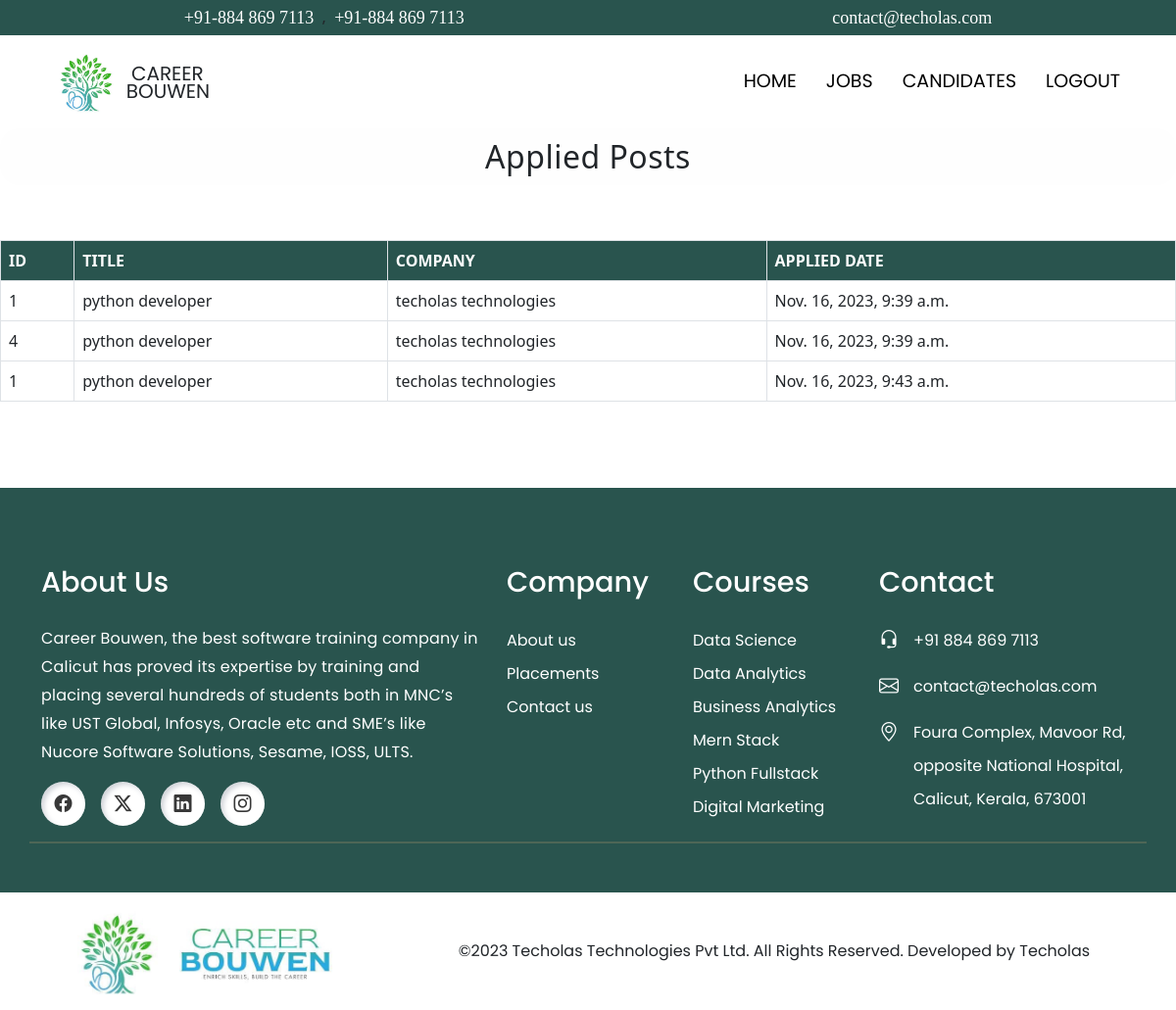
The app's page /userprofile/2 (signed in) with its own data.
### cb_app/models.py (models this page shows)
class Applications(models.Model):
    candidate=models.ForeignKey(User,on_delete=models.CASCADE)
    job=models.ForeignKey(Jobs,on_delete=models.CASCADE)
    applied_date=models.DateTimeField(auto_now=True)

class Jobs(models.Model):
    job_title=models.CharField(max_length=255)
    company_name=models.CharField(max_length=255)
    location=models.CharField(max_length=255)
    mode=models.CharField(max_length=255)
    description=models.CharField(max_length=255)
    experience_required=models.IntegerField()
    skills_required=models.CharField(max_length=255)
    starting_salary=models.IntegerField()
    ending_salary=models.IntegerField()
    languages=models.CharField(max_length=255)

### cb_app/views.py (the view)
# urls.py: path('userprofile/<int:i>',views.user_profile,name='userprofile'),
@login_required(login_url='adminlogin')
def user_profile(request,i):
    p=UsersProfile.objects.get(id=i)
    u=p.profile_user
    jobs=Applications.objects.filter(candidate=u)
    return render(request,'user_profile.html',{'jobs':jobs})

### templates/user_profile.html (shortened to what this page needs)
{% extends "includes/admin_base.html" %}
{% load static %}
{% block head %}
    <link rel="stylesheet" href="https://cdn.jsdelivr.net/npm/bootstrap-icons@1.11.1/font/bootstrap-icons.css">
    <link href="https://unpkg.com/aos@2.3.1/dist/aos.css" rel="stylesheet">
{% endblock head %}
{% block content %}
<h2 data-aos="fade-right" data-aos-delay="300" data-aos-duration='1000' >Applied Posts</h2>
<br><br>
<div class="table-responsive-lg ">
    <table class="table table-bordered ">
        <tr class="chg" style="background-color: #29544e;">
            <th>ID</th>
            <th>TITLE</th>
            <th>COMPANY</th>
            <th>APPLIED DATE</th>
        </tr>
    {% for job in jobs %}
            <tr>
            <td>{{job.job.id}}</td>
            <td>{{job.job.job_title}}</td>
            <td>{{job.job.company_name}}</td>
            <td>{{job.applied_date}}</td>
            </tr>
    {% endfor %}
    </table>
<br><br><br>
{% endblock content %}

### static/css/base.css (style rules this page uses)
html { scroll-behavior: smooth; }
* { margin: 0; padding: 0; box-sizing: border-box; list-style-type: none; }
body { width: 100%; overflow-x: hidden; }

### templates/user_profile.html (style rules this page uses)
h2 { background-color: #fefefe; padding: 10px; border-radius: 20px; text-align: center; letter-spacing: 0.5px; }
.chg th { color: #fefefe; }

### records on screen
Applications: job.id "1", job.job_title "python developer", job.company_name "techolas technologies", applied_date "Nov. 16, 2023, 9:39 a.m."
Applications: job.id "4", job.job_title "python developer", job.company_name "techolas technologies", applied_date "Nov. 16, 2023, 9:39 a.m."
Applications: job.id "1", job.job_title "python developer", job.company_name "techolas technologies", applied_date "Nov. 16, 2023, 9:43 a.m."
